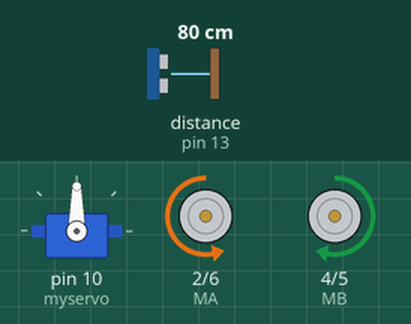
Bench run of a sketch on a simulated Arduino Uno, built with avr-gcc and run on an emulated ATmega328P. On the bench: servo, direction and speed pins drawn as motors (green arrow = direction pin HIGH = forward, orange = LOW = backward, longer = more drive). Wiring (inferred from the names in the program): ultrasonic range finder: trigger pin 12; echo pin 13. The test bench sets the inputs (shaded band); at power-on: distance to the obstacle (sensor on pin 13) 80 cm. The echo pulse lasts 58.3 µs per cm; what the sketch prints to the serial monitor is not drawn.

Above: at 1.7 s.
1.8 s: distance to the obstacle (sensor on pin 13) set to 17 cm
4.8 s: distance to the obstacle (sensor on pin 13) set to 13 cm
At 5.4 s:
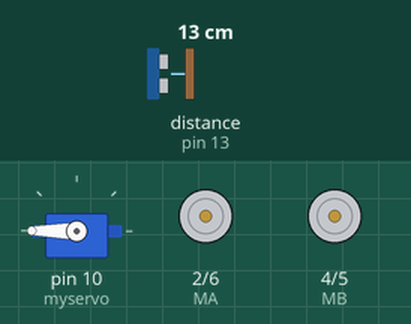
At 6.2 s:
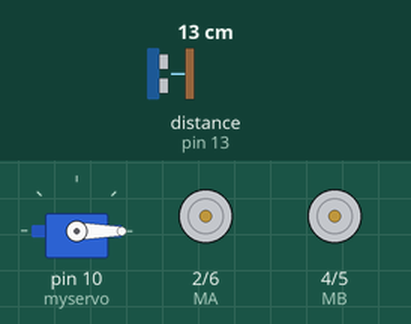
7.8 s: distance to the obstacle (sensor on pin 13) set to 60 cm
10.8 s: distance to the obstacle (sensor on pin 13) set to 2 cm
At 13.0 s:
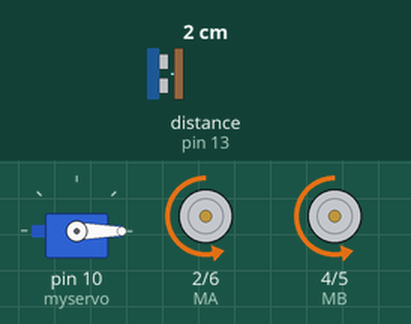
13.8 s: distance to the obstacle (sensor on pin 13) set to 18 cm
Timing chart, 0 to 17.3 s (numbered marks = the images above; inputs shaded):
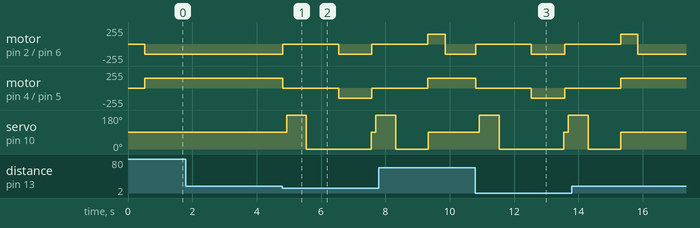

Measured:
- the behaviour switches between 16 and 15 cm on distance to the obstacle (sensor on pin 13) (found by bisection; images 0 and 1)
- after the input at 1.8 s, every drawn part: stays the same
- after the input at 4.8 s, motor on pin 2 (MA) / pin 6 (PWMA): backward 150/255 → stopped at once, → backward 150/255 1.7 s later, → stopped 1.0 s later; motor on pin 4 (MB) / pin 5 (PWMB): forward 150/255 → stopped at once, → backward 150/255 1.7 s later, → stopped 1.0 s later
- after the input at 10.8 s, motor on pin 2 (MA) / pin 6 (PWMA): backward 150/255 → stopped at once, → backward 150/255 1.7 s later, → stopped 1.0 s later; motor on pin 4 (MB) / pin 5 (PWMB): forward 150/255 → stopped at once, → backward 150/255 1.7 s later, → stopped 1.0 s later

The sketch:

CA_BT_v1.ino
```cpp
#include <Servo.h>
#include <SoftwareSerial.h>
Servo myservo;  // create servo object to control a servo
//数组，用于储存图案的数据，可以自己算也可以从取摸工具中得到
unsigned char front[] = {0x00, 0x00, 0x00, 0x00, 0x00, 0x24, 0x12, 0x09, 0x12, 0x24, 0x00, 0x00, 0x00, 0x00, 0x00, 0x00};
unsigned char left[] = {0x00, 0x00, 0x00, 0x00, 0x00, 0x00, 0x44, 0x28, 0x10, 0x44, 0x28, 0x10, 0x44, 0x28, 0x10, 0x00};
unsigned char right[] = {0x00, 0x10, 0x28, 0x44, 0x10, 0x28, 0x44, 0x10, 0x28, 0x44, 0x00, 0x00, 0x00, 0x00, 0x00, 0x00};
unsigned char STOP01[] = {0x2E, 0x2A, 0x3A, 0x00, 0x02, 0x3E, 0x02, 0x00, 0x3E, 0x22, 0x3E, 0x00, 0x3E, 0x0A, 0x0E, 0x00};
unsigned char clear[] = {0x00, 0x00, 0x00, 0x00, 0x00, 0x00, 0x00, 0x00, 0x00, 0x00, 0x00, 0x00, 0x00, 0x00, 0x00, 0x00};
unsigned char back[] = {0x00, 0x00, 0x00, 0x00, 0x00, 0x24, 0x48, 0x90, 0x48, 0x24, 0x00, 0x00, 0x00, 0x00, 0x00, 0x00};
#define SCL_Pin  A5  //设置时钟引脚为 A5
#define SDA_Pin  A4  //设置数据引脚为 A4
int trigPin = 12;  //定义TRIG引脚接D12
int echoPin = 13;   //定义ECHO引脚接D13
int distance, distance_l, distance_r;
int MA = 2; //定义电机A方向控制引脚为D2
int PWMA = 6; //定义电机A速度控制引脚为D6
int MB = 4; //定义电机A方向控制引脚为D4
int PWMB = 5; //定义电机A速度控制引脚为D5
#define RX 7
#define TX 8 // 定义蓝牙串口引脚
SoftwareSerial bluetooth(RX, TX); // 创建一个软件串口对象

void setup ()
{
  Serial.begin(9600);     //测量结果将通过此串口输出至 PC 上的串口监视器
  bluetooth.begin(9600);
  myservo.attach(10);  // attaches the servo on pin 10 to the servo object
  pinMode(echoPin, INPUT);      //设置EchoPin 为输入模式
  pinMode(trigPin, OUTPUT);     //设置超声波数字IO脚模式，OUTPUT为输出
  pinMode(MA, OUTPUT); //配置电机引脚为输出模式
  pinMode(PWMA, OUTPUT);
  pinMode(MB, OUTPUT);
  pinMode(PWMB, OUTPUT);
  pinMode(SCL_Pin, OUTPUT); //  设置时钟引脚为输出
  pinMode(SDA_Pin, OUTPUT); //设置数据引脚为输出
  matrix_display(clear);// 清屏
  myservo.write(90);  //舵机角度为90
  delay(500);
}

void loop()
{
  Serial.print("Front:");
  bluetooth.println("Front:");
  distance = get_distance(); //调用测距函数

  if (distance > 0 && distance < 15) { //如果距离小于20且大于0
    stopp();//停止
    matrix_display(STOP01);   //点阵显示停止图案
    bluetooth.println("STOP");
    Serial.print("Left:");
    bluetooth.println("Left:");
    delay(100);
    myservo.write(180); //舵机转到180度
    delay(500);
    distance_l = get_distance(); //获取左边的距离


    Serial.print("Right:");
    bluetooth.println("Right:");
    delay(100);
    myservo.write(0); //舵机转到0度
    delay(500);
    distance_r = get_distance(); //获取右边的距离


    delay(500);
    if (distance_l > 15) { //比较距离，如果左边大于右边
      turnL();  //向左转
      matrix_display(left);   //点阵显示向左图案
      bluetooth.println("LEFT");
      myservo.write(90);//舵机回到90度
      delay(500);
      matrix_display(front);   //点阵显示前进图案
      bluetooth.println("FRONT");
    }
    else if(distance_r > 15) { //否则如果右边大于左边
      turnR();//向右转
      matrix_display(right);   //显示右转图案
      bluetooth.println("RIGHT");
      myservo.write(90);//舵机回到90度
      delay(500);
      matrix_display(front);   //显示前进图案
      bluetooth.println("FRONT");
    }
    else {
      turnR();//向右转
      turnR();//向右转
      matrix_display(back);   //显示右转图案
      bluetooth.println("BACK");
      delay(1000);
      myservo.write(90);//舵机回到90度
      matrix_display(front);   //显示前进图案
      bluetooth.println("FRONT");
    }
  }

  else { //前方距离大于等于10cm时
    advance();//前进
    matrix_display(front);   //显示前进图案
    bluetooth.println("FRONT");
  }

}

int get_distance() {
  int distance = 0;
  digitalWrite(trigPin, LOW);     // 通过Trig/Pin 发送脉冲，触发 HC-SR04 测距，使发出发出超声波信号接口低电平2μs
  delayMicroseconds(2);
  digitalWrite(trigPin, HIGH);    // 使发出发出超声波信号接口高电平10μs，这里是至少10μs
  delayMicroseconds(10);
  digitalWrite(trigPin, LOW);     // 保持发出超声波信号接口低电平
  distance = pulseIn(echoPin, HIGH) / 58; // 读出脉冲时间,将脉冲时间转化为距离（单位：厘米）
  Serial.println(distance);        //输出距离值
  bluetooth.println(distance);
  return distance;
}

void advance() { //小车前进
  digitalWrite(MA, LOW); //电机A正转
  analogWrite(PWMA, 150); //电机A速度为150
  digitalWrite(MB, HIGH); //电机B正转
  analogWrite(PWMB, 150); //电机B速度为150
}

/*
void back() { //小车后退
  digitalWrite(MA, HIGH); //电机A反转
  analogWrite(PWMA, 150); //电机A速度为150
  digitalWrite(MB, LOW); //电机B反转
  analogWrite(PWMB, 150); //电机B速度为150
}
*/

void turnL() { //小车左转
  digitalWrite(MA, HIGH); //电机A反转
  analogWrite(PWMA, 150); //电机A速度为150
  digitalWrite(MB, HIGH); //电机B正转
  analogWrite(PWMB, 150); //电机B速度为150
}

void turnR() { //小车右转
  digitalWrite(MA, LOW); //电机A正转
  analogWrite(PWMA, 150); //电机A速度为150
  digitalWrite(MB, LOW); //电机B反转
  analogWrite(PWMB, 150); //电机B速度为150
}

void stopp() { //小车停止
  analogWrite(PWMA, 0); //电机A速度为0
  analogWrite(PWMB, 0); //电机B速度为0
}

//这个函数用于点阵屏显示
void matrix_display(unsigned char matrix_value[])
{
  IIC_start();  //调用数据传输开始条件的函数
  IIC_send(0xc0);  //选择地址
  for (int i = 0; i < 16; i++) //图案数据有16个字节
  {
    IIC_send(matrix_value[i]); //传输图案的数据
  }
  IIC_end();   //结束图案数据传输
  IIC_start();
  IIC_send(0x8A);  //显示控制，选择脉宽为4/16
  IIC_end();
}
//传输数据开始的条件
void IIC_start()
{
  digitalWrite(SCL_Pin, HIGH);
  delayMicroseconds(3);
  digitalWrite(SDA_Pin, HIGH);
  delayMicroseconds(3);
  digitalWrite(SDA_Pin, LOW);
  delayMicroseconds(3);
}
//传输数据
void IIC_send(unsigned char send_data)
{
  for (char i = 0; i < 8; i++) //每个字节有8位
  {
    digitalWrite(SCL_Pin, LOW); //将时钟引脚SCL_Pin拉低，才可以改变SDA的信号
    delayMicroseconds(3);
    if (send_data & 0x01) //根据字节的每一位是1还是0来设置SDA_Pin的高低电平
    {
      digitalWrite(SDA_Pin, HIGH);
    }
    else
    {
      digitalWrite(SDA_Pin, LOW);
    }
    delayMicroseconds(3);
    digitalWrite(SCL_Pin, HIGH); //将时钟引脚SCL_Pin拉高，停止数据的传输
    delayMicroseconds(3);
    send_data = send_data >> 1;  //一位一位的检测，所以将数据右移一位
  }
}
//数据传输结束的标志
void IIC_end()
{
  digitalWrite(SCL_Pin, LOW);
  delayMicroseconds(3);
  digitalWrite(SDA_Pin, LOW);
  delayMicroseconds(3);
  digitalWrite(SCL_Pin, HIGH);
  delayMicroseconds(3);
  digitalWrite(SDA_Pin, HIGH);
  delayMicroseconds(3);
}
```
